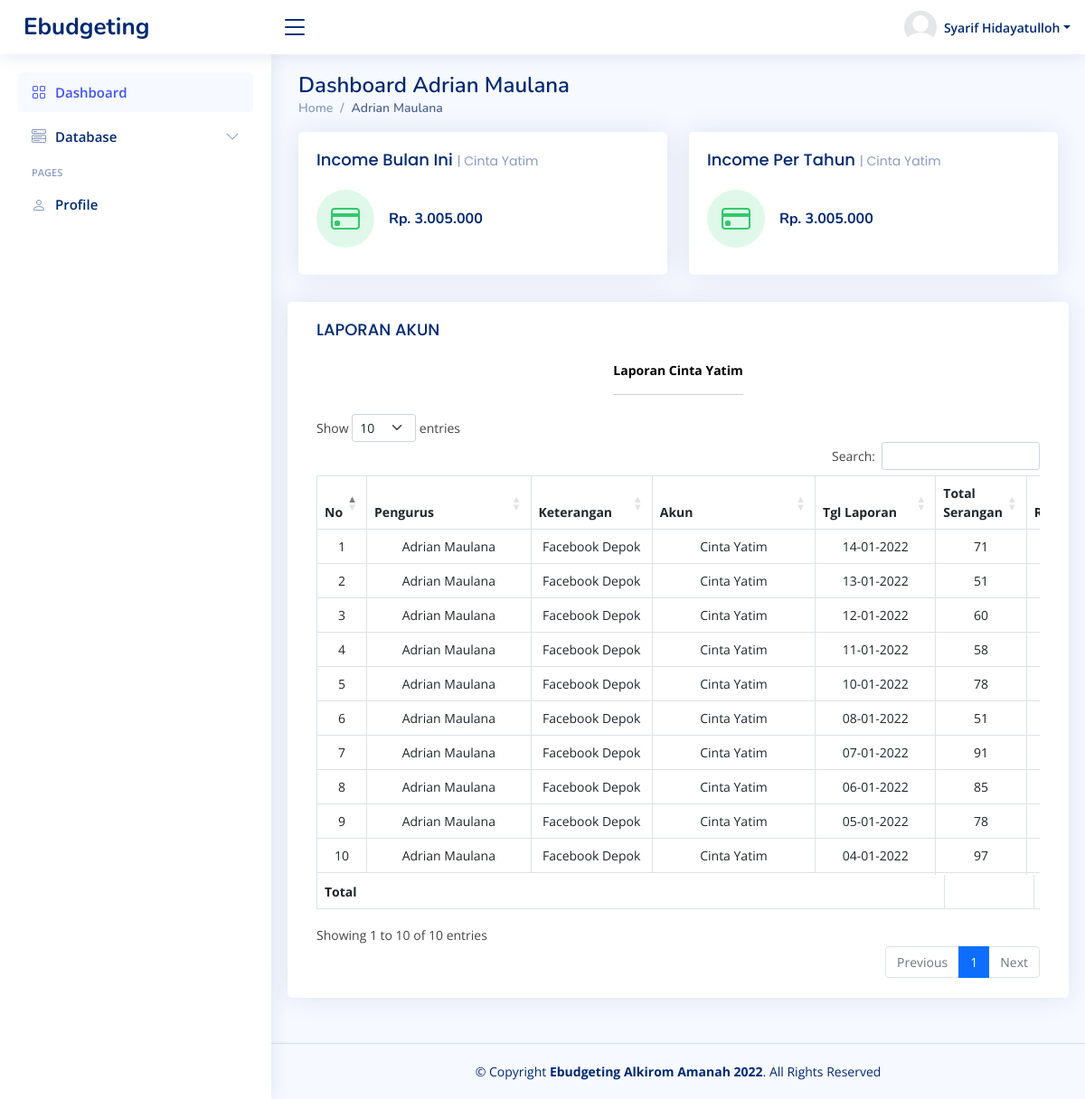
Page /admin/facebook_depok.php?id_accountKey=182&id_akun=Cinta yatim (signed in) on the committed database.
### tables this page shows
CREATE TABLE `akun_pengurus` (
  `id` int(11) NOT NULL,
  `id_pengurus` varchar(100) NOT NULL,
  `nama` varchar(100) NOT NULL,
  `cabang` varchar(200) NOT NULL,
  `username` varchar(100) NOT NULL,
  `password` varchar(256) NOT NULL,
  `profil` varchar(200) NOT NULL,
  `posisi` varchar(255) NOT NULL
);

CREATE TABLE `data_akun` (
  `id` int(11) NOT NULL,
  `id_pengurus` text NOT NULL,
  `nomor_id` text NOT NULL,
  `pemegang` text NOT NULL,
  `nama_akun` text NOT NULL,
  `cabang` text NOT NULL,
  `posisi` text NOT NULL
);

CREATE TABLE `laporan_media` (
  `id` int(11) NOT NULL,
  `id_pengurus` varchar(100) NOT NULL,
  `nomor_id` varchar(100) NOT NULL,
  `posisi` varchar(100) NOT NULL,
  `pemegang` varchar(100) NOT NULL,
  `nama_akun` varchar(100) NOT NULL,
  `tgl_laporan` date NOT NULL,
  `totalSerangan` varchar(100) NOT NULL,
  `donatur` varchar(100) NOT NULL,
  `respon` varchar(100) NOT NULL,
  `alamat` varchar(100) NOT NULL,
  `insya_allah` varchar(100) NOT NULL,
  `minta_norek` varchar(100) NOT NULL,
  `belumbisa_bantu` varchar(100) NOT NULL,
  `tidak_respon` varchar(100) NOT NULL,
  `total_income` varchar(100) NOT NULL
);

### admin/facebook_depok.php (called while the page is built)
<?php include '../homepage.php' ?>

### models/base_akun/sub_akun-lapAkun.php (the view, shortened to what this page needs)
<div class="card-body">
    <h5 class="card-title">LAPORAN AKUN</h5>
    <div class="table-responsive">
        <div class="text-center">
            <label for="">
                <b style="color: black;">Laporan <?= ucwords($acMedia["nama_akun"]) ?></b>
                <hr>
            </label>
        </div>
        <table id="tabel-database_lapMedia2" class="table table-bordered">
            <thead>
                <tr style="text-align: center;">
                    <th scope="col">No</th>
                    <th scope="col">Pengurus</th>
                    <th scope="col">Keterangan</th>
                    <th scope="col">Akun</th>
                    <th scope="col">Tgl Laporan</th>
                    <th scope="col">Total Serangan</th>
                    <th scope="col">Respon</th>
                </tr>
            </thead>
            <tbody>
                <?php
                    $no = 1;
                    while ($r = $q->fetch_assoc()) {
                ?>
                <tr>
                    <td style="text-align: center;"><?= $no++ ?></td>
                    <td style="text-align: center;"><?= ucwords($r['pemegang']) ?></td>
                    <td style="text-align: center;"><?= ucwords($r['posisi']) ?></td>
                    <td style="text-align: center;"><?= ucwords($r['nama_akun']) ?></td>
                    <td style="text-align: center;">
                        <?= date('d-m-Y', strtotime($r['tgl_laporan'])); ?></td>
                    <td style="text-align: center;"><?= number_format($r['totalSerangan'],0,"." , ".") ?></td>
                    <td style="text-align: center;"><?= number_format($r['respon'],0,"." , ".") ?></td>
                </tr>
                <?php } ?>
            </tbody>
            <tfoot>
                <tr style="text-align: center;">
                    <th colspan="5">Total</th>
                    <th></th>
                    <th></th>
                </tr>
            </tfoot>
        </table>
    </div>
</div>

### base/icon-navigation.php (shortened to what this page needs)
<nav class="header-nav ms-auto">
    <ul class="d-flex align-items-center">
        <li class="nav-item dropdown pe-3">
            <a class="nav-link nav-profile d-flex align-items-center pe-0" href="#" data-bs-toggle="dropdown">
                <img src="../assets/img/icons/<?= $profil ?>" alt="Profile" class="rounded-circle">
                <span class="d-none d-md-block dropdown-toggle ps-2"><?= ucwords($nama) ?></span>
            </a>
        </li>
    </ul>
</nav>

### base/main-menu_akun.php
<?php
$bulan      = date("Y-m-d");
$bln       = substr($bulan, 5,-3);
$keyAccount = $_GET["id_accountKey"];
$Account    = $_GET["id_akun"];
$queryP     = mysqli_query($conn, "SELECT * FROM akun_pengurus WHERE id = '$keyAccount' ");
$data       = mysqli_fetch_assoc($queryP);
$queryAc    = mysqli_query($conn, "SELECT * FROM data_akun WHERE nama_akun = '$Account' AND pemegang = '$data[nama]' AND nomor_id = '$data[id]' ORDER BY `nama_akun` ASC ");
$acMedia    = mysqli_fetch_assoc($queryAc);
$i = 1;
$inMediaBulanan = mysqli_query($conn, "SELECT * FROM income_media WHERE nama_akun = '$Account' AND nomor_id = '$keyAccount' AND pemegang = '$acMedia[pemegang]' AND status = 'OK' AND MONTH(tanggal_tf) = '$bln' ");
while($data_inMediaBulanan = mysqli_fetch_array($inMediaBulanan))
{
    $i++;
    $d_inMediaBulanan= $data_inMediaBulanan['jumlah_tf'];
    $total_inMediaBulanan[$i] = $d_inMediaBulanan;
    $hasil_inMediaBulanan = array_sum($total_inMediaBulanan);
}
$inMedia = mysqli_query($conn, "SELECT * FROM income_media WHERE nama_akun = '$Account' AND nomor_id = '$keyAccount' AND pemegang = '$acMedia[pemegang]' AND status = 'OK' ");
while($data_inMedia = mysqli_fetch_array($inMedia))
{
    $i++;
    $d_inMedia= $data_inMedia['jumlah_tf'];
    $total_inMedia[$i] = $d_inMedia;
    $hasil_inMedia = array_sum($total_inMedia);
}
$q  = mysqli_query($conn, "SELECT * FROM laporan_media WHERE nama_akun = '$Account' AND nomor_id = '$keyAccount' AND pemegang = '$acMedia[pemegang]' AND MONTH(tgl_laporan) = '$bln' ORDER BY `tgl_laporan` DESC");
?>
<main id="main" class="main">
    <div class="pagetitle">
        <h1>Dashboard <?= $data["nama"] ?></h1>
        <nav>
            <ol class="breadcrumb">
                <li class="breadcrumb-item"><a href="<?= $_SESSION["username"] ?>.php">Home</a></li>
                <li class="breadcrumb-item active"><?= ucwords($data["nama"]) ?></li>
            </ol>
        </nav>
    </div>
    <section class="section dashboard">
        <div class="row">
            <div class="col-lg-12">
                <div class="row">
                    <?php include '../models/base_akun/sub_akun-cardList.php'; ?>
                    <div class="card">
                        <?php include '../models/base_akun/sub_akun-lapAkun.php'; ?>
                    </div>
                </div>
            </div>
        </div>
    </section>
</main>

### models/base_akun/sub_akun-cardList.php
<div class="col-xxl-6 col-md-6">
    <div class="card info-card revenue-card">
        <div class="card-body">
            <h5 class="card-title">Income Bulan Ini <span>| <?= ucwords($acMedia["nama_akun"]) ?></span></h5>
            <div class="d-flex align-items-center">
                <div class="card-icon rounded-circle d-flex align-items-center justify-content-center">
                    <i class="bi bi-credit-card"></i>
                </div>
                <div class="ps-3">
                    <h6>Rp. <?= number_format($hasil_inMediaBulanan,0,"." , ".") ?></h6>
                </div>
            </div>
        </div>
    </div>
</div>
<div class="col-xxl-6 col-md-6">
    <div class="card info-card revenue-card">
        <div class="card-body">
            <h5 class="card-title">Income Per Tahun <span>| <?= ucwords($acMedia["nama_akun"]) ?></span></h5>
            <div class="d-flex align-items-center">
                <div class="card-icon rounded-circle d-flex align-items-center justify-content-center">
                    <i class="bi bi-credit-card"></i>
                </div>
                <div class="ps-3">
                    <h6>Rp. <?= number_format($hasil_inMedia,0,"." , ".") ?></h6>
                </div>
            </div>
        </div>
    </div>
</div>

### assets/css/style.css (style rules this page uses)
:root { scroll-behavior: smooth; }
body { font-family: "Open Sans", sans-serif; background: #f6f9ff; color: #444444; }
a { color: #4154f1; text-decoration: none; }
h1, h2, h3, h4, h5, h6 { font-family: "Nunito", sans-serif; }
#main { margin-top: 60px; padding: 20px 30px; transition: all 0.3s; }
.pagetitle { margin-bottom: 10px; }
.pagetitle h1 { font-size: 24px; margin-bottom: 0; font-weight: 600; color: #012970; }
.card { margin-bottom: 30px; border: none; border-radius: 5px; box-shadow: 0px 0 30px rgba(1, 41, 112, 0.1); overflow: hidden; }
.card-title { padding: 20px 0 15px 0; font-size: 18px; font-weight: 500; color: #012970; font-family: "Poppins", sans-serif; }
.card-title span { color: #899bbd; font-size: 14px; font-weight: 400; }
.card-body { padding: 0 20px 20px 20px; }
.breadcrumb { font-size: 14px; font-family: "Nunito", sans-serif; color: #899bbd; font-weight: 600; }
.breadcrumb a { color: #899bbd; transition: 0.3s; }
.breadcrumb .breadcrumb-item::before { color: #899bbd; }
.breadcrumb .active { color: #51678f; font-weight: 600; }
.header-nav ul { list-style: none; }
.header-nav>ul { margin: 0; padding: 0; }
.header-nav .nav-profile { color: #012970; }
.header-nav .nav-profile img { max-height: 36px; }
.header-nav .nav-profile span { font-size: 14px; font-weight: 600; }
@media (min-width: 1200px) { #main, #footer { margin-left: 300px; } }
.dashboard .info-card { padding-bottom: 10px; }
.dashboard .info-card h6 { font-size: 1.2em; color: #012970; font-weight: 700; margin: 0; padding: 0; }
.dashboard .card-icon { font-size: 32px; line-height: 0; width: 64px; height: 64px; flex-shrink: 0; flex-grow: 0; }
.dashboard .revenue-card .card-icon { color: #2eca6a; background: #e0f8e9; }

### assets/css/responsive.css (style rules this page uses)
@media (min-width: 992px) { .form-control, .input-group-text, #form-pengajuan .list-group, .form-text, .form-select, .button .btn-primary, .button .btn-secondary, .button-global .btn-primary, .button-global .btn-success, .table-responsive, .table-responsive .btn-primary, .table-responsive .btn-danger, .table-responsive .btn-success, .modal-footer .btn-secondary, .buttons-excel, .buttons-collection, .profile .nav-item, .revenue-card .akun, .customers-card .akun, #akunMedia .btn-danger, #profile-overview .col-lg-9, #profile-edit .btn-primary, #profile-change-password .btn-primary { font-size: 14px !important; } }
@media (min-width: 992px) { .dashboard .info-card h6, .card1 .card-title { font-size: 16px; } }
@media (min-width:576px) { .form-control, .input-group-text, #form-pengajuan .list-group, .form-text, .form-select, .button .btn-primary, .button .btn-secondary, .button-global .btn-success, .button-global .btn-primary, .table-responsive, .table-responsive .btn-primary, .table-responsive .btn-danger, .table-responsive .btn-success, .modal-footer .btn-secondary, .buttons-excel, .buttons-collection, .profile .nav-item, .revenue-card .akun, .customers-card .akun, #akunMedia .btn-danger, #profile-overview .col-lg-9, #profile-edit .btn-primary, #profile-change-password .btn-primary { font-size: 14px; } }
@media (min-width:576px) { .dashboard .info-card h6, .card1 .card-title { font-size: 16px; } }

### rows in the picture
akun_pengurus: profil (picture), nama "Syarif Hidayatulloh"
akun_pengurus: nama "Adrian Maulana"
data_akun: nama_akun "Cinta Yatim"
laporan_media: pemegang "Adrian Maulana", posisi "Facebook Depok", nama_akun "Cinta Yatim", tgl_laporan "14-01-2022", totalSerangan "71"
laporan_media: pemegang "Adrian Maulana", posisi "Facebook Depok", nama_akun "Cinta Yatim", tgl_laporan "13-01-2022", totalSerangan "51"
laporan_media: pemegang "Adrian Maulana", posisi "Facebook Depok", nama_akun "Cinta Yatim", tgl_laporan "12-01-2022", totalSerangan "60"
laporan_media: pemegang "Adrian Maulana", posisi "Facebook Depok", nama_akun "Cinta Yatim", tgl_laporan "11-01-2022", totalSerangan "58"
laporan_media: pemegang "Adrian Maulana", posisi "Facebook Depok", nama_akun "Cinta Yatim", tgl_laporan "10-01-2022", totalSerangan "78"
laporan_media: pemegang "Adrian Maulana", posisi "Facebook Depok", nama_akun "Cinta Yatim", tgl_laporan "08-01-2022", totalSerangan "51"
laporan_media: pemegang "Adrian Maulana", posisi "Facebook Depok", nama_akun "Cinta Yatim", tgl_laporan "07-01-2022", totalSerangan "91"
laporan_media: pemegang "Adrian Maulana", posisi "Facebook Depok", nama_akun "Cinta Yatim", tgl_laporan "06-01-2022", totalSerangan "85"
laporan_media: pemegang "Adrian Maulana", posisi "Facebook Depok", nama_akun "Cinta Yatim", tgl_laporan "05-01-2022", totalSerangan "78"
laporan_media: pemegang "Adrian Maulana", posisi "Facebook Depok", nama_akun "Cinta Yatim", tgl_laporan "04-01-2022", totalSerangan "97"

### other values in the picture
$hasil_inMediaBulanan "3.005.000"
$hasil_inMedia "3.005.000"
